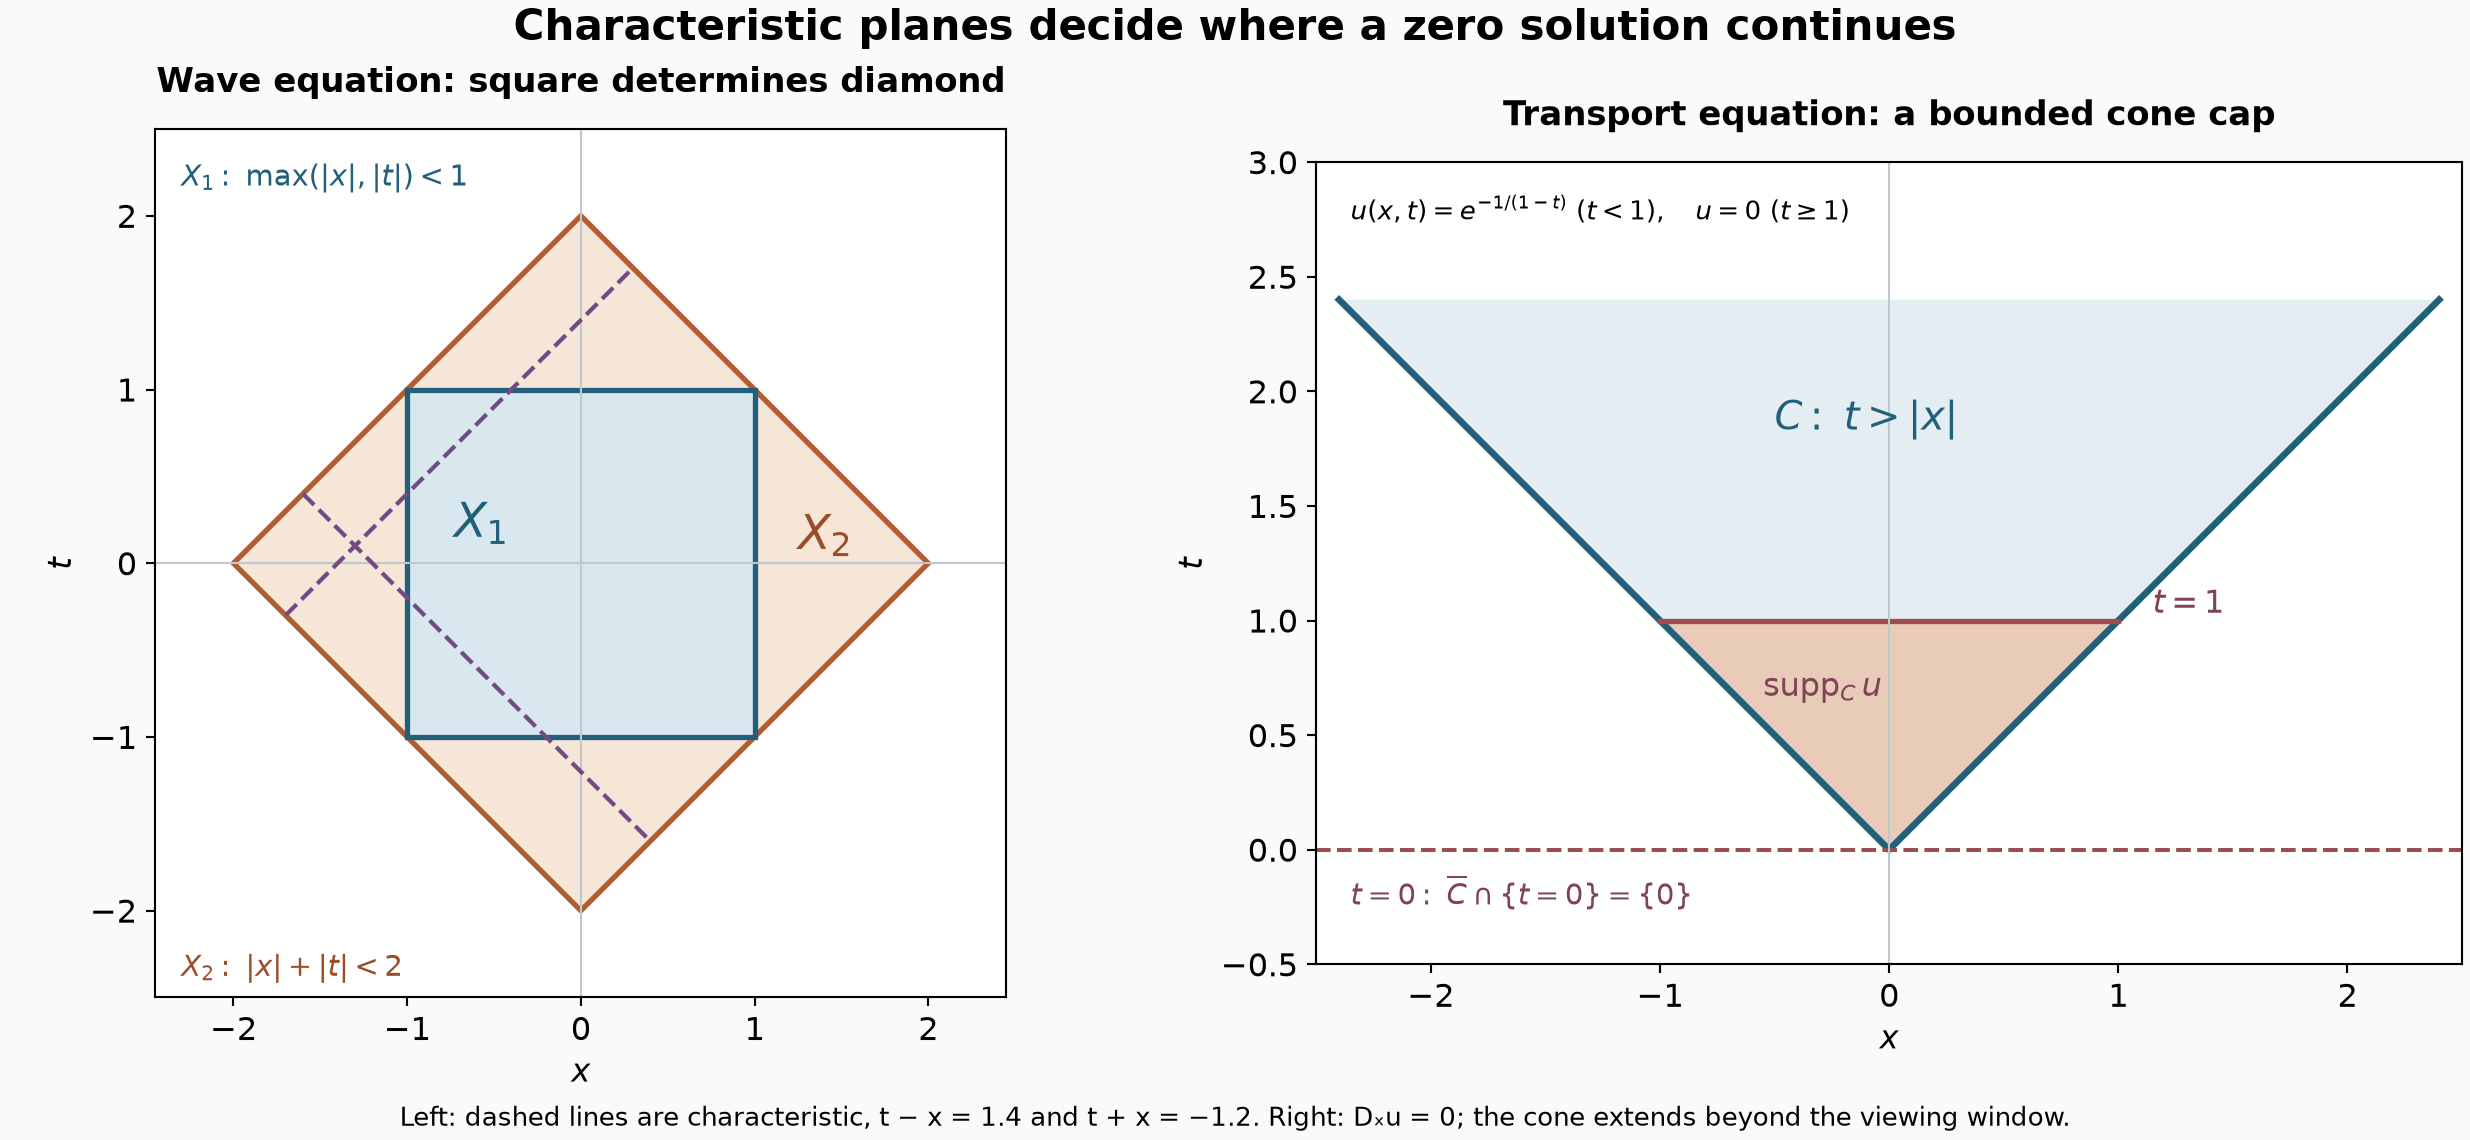

Reproduce this figure in Python.
"""Exact domain geometry for AN01-U089 Exercises 1 and 7. CC0."""
from pathlib import Path
import numpy as np
import matplotlib
matplotlib.use('Agg')
import matplotlib.pyplot as plt
from matplotlib.patches import Polygon,Rectangle
plt.rcParams.update({'font.family':'DejaVu Sans','font.size':12,'svg.fonttype':'none'})
fig,axs=plt.subplots(1,2,figsize=(13,6),layout='constrained');fig.set_facecolor('#f8fafc')
ax=axs[0];ax.set_aspect('equal')
ax.add_patch(Polygon([(0,2),(2,0),(0,-2),(-2,0)],facecolor='#f5e6d7',edgecolor='#b25d31',lw=2))
ax.add_patch(Rectangle((-1,-1),2,2,facecolor='#d9e8ef',edgecolor='#215f7a',lw=2))
ax.axhline(0,color='#bec8d0',lw=.8);ax.axvline(0,color='#bec8d0',lw=.8)
x=np.linspace(-2,2,800)
for t in [x+1.4,-x-1.2]:
 ok=np.abs(x)+np.abs(t)<=2
 ax.plot(x[ok],t[ok],'--',color='#744a85',lw=1.6)
ax.text(-.73,.15,r'$X_1$',fontsize=18,color='#215f7a')
ax.text(1.25,.08,r'$X_2$',fontsize=18,color='#9a4d28')
ax.text(-2.3,2.17,r'$X_1:\ \max(|x|,|t|)<1$',fontsize=11,color='#215f7a')
ax.text(-2.3,-2.38,r'$X_2:\ |x|+|t|<2$',fontsize=11,color='#9a4d28')
ax.set(xlim=(-2.45,2.45),ylim=(-2.5,2.5),xlabel=r'$x$',ylabel=r'$t$')
ax.set_title('Wave equation: square determines diamond',fontweight='bold',fontsize=13,pad=14)
ax=axs[1];ax.set_aspect('equal')
ax.add_patch(Polygon([(-2.4,2.4),(0,0),(2.4,2.4)],facecolor='#e4edf1',edgecolor='none'))
ax.add_patch(Polygon([(-1,1),(0,0),(1,1)],facecolor='#e9cbb9',edgecolor='none'))
ax.plot([-2.4,0,2.4],[2.4,0,2.4],color='#215f7a',lw=2.5)
ax.axhline(0,color='#9b4d52',ls='--',lw=1.5)
ax.plot([-1,1],[1,1],color='#9b4d52',lw=2)
ax.axvline(0,color='#bec8d0',lw=.8)
ax.text(-.5,1.83,r'$C:\ t>|x|$',fontsize=15,color='#215f7a')
ax.text(-.55,.67,r'$\operatorname{supp}_C u$',fontsize=12,color='#814357')
ax.text(1.15,1.03,r'$t=1$',fontsize=12,color='#814357')
ax.text(-2.35,-.24,r'$t=0:\ \overline{C}\cap\{t=0\}=\{0\}$',fontsize=11,color='#814357')
ax.text(-2.35,2.75,r'$u(x,t)=e^{-1/(1-t)}\ (t<1),\quad u=0\ (t\geq1)$',fontsize=10)
ax.set(xlim=(-2.5,2.5),ylim=(-.5,3),xlabel=r'$x$',ylabel=r'$t$')
ax.set_title('Transport equation: a bounded cone cap',fontweight='bold',fontsize=13,pad=14)
fig.suptitle('Characteristic planes decide where a zero solution continues',fontsize=16,fontweight='bold')
fig.supxlabel('Left: dashed lines are characteristic, t − x = 1.4 and t + x = −1.2. Right: Dₓu = 0; the cone extends beyond the viewing window.',fontsize=10)
out=Path(__file__).with_suffix('')
fig.savefig(out.with_suffix('.png'),dpi=190);fig.savefig(out.with_suffix('.svg'))
svg=out.with_suffix('.svg');svg.write_text('\n'.join(l.rstrip() for l in svg.read_text().splitlines())+'\n')
